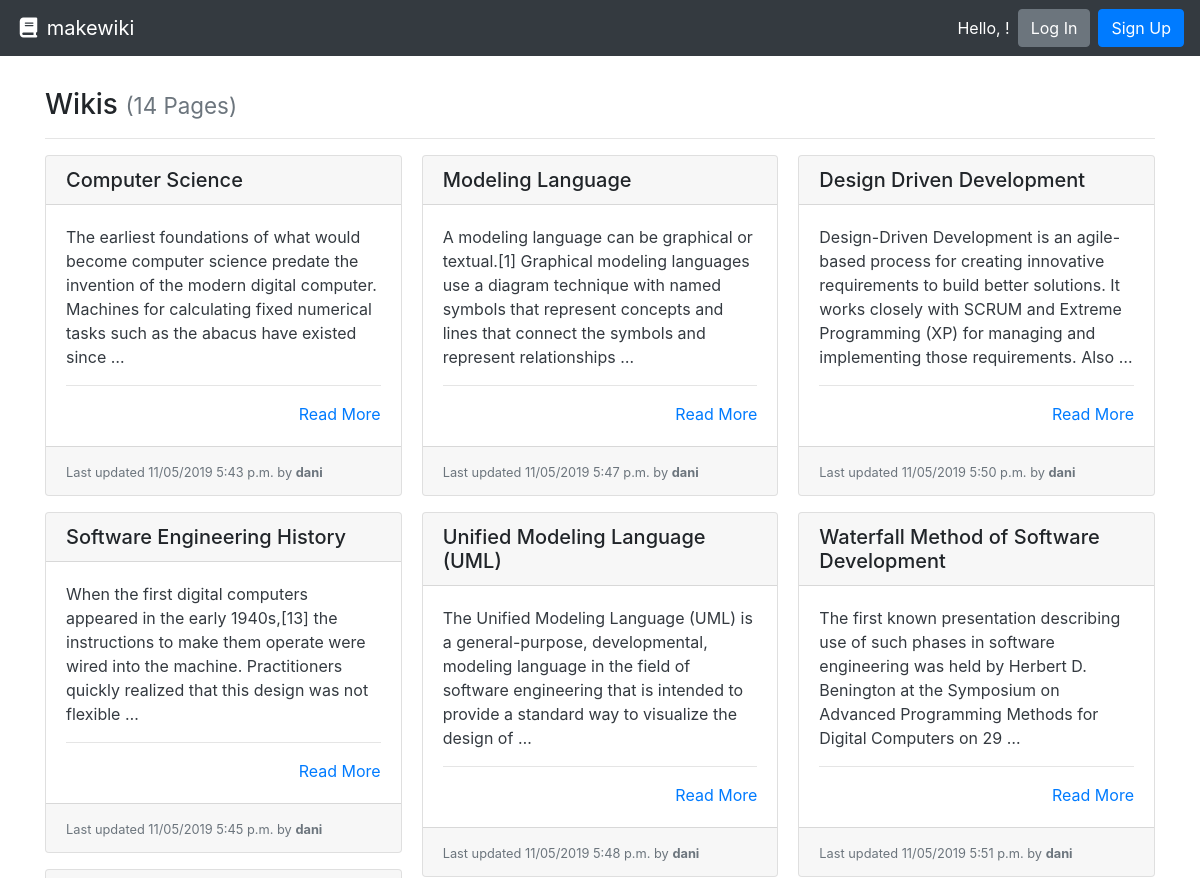
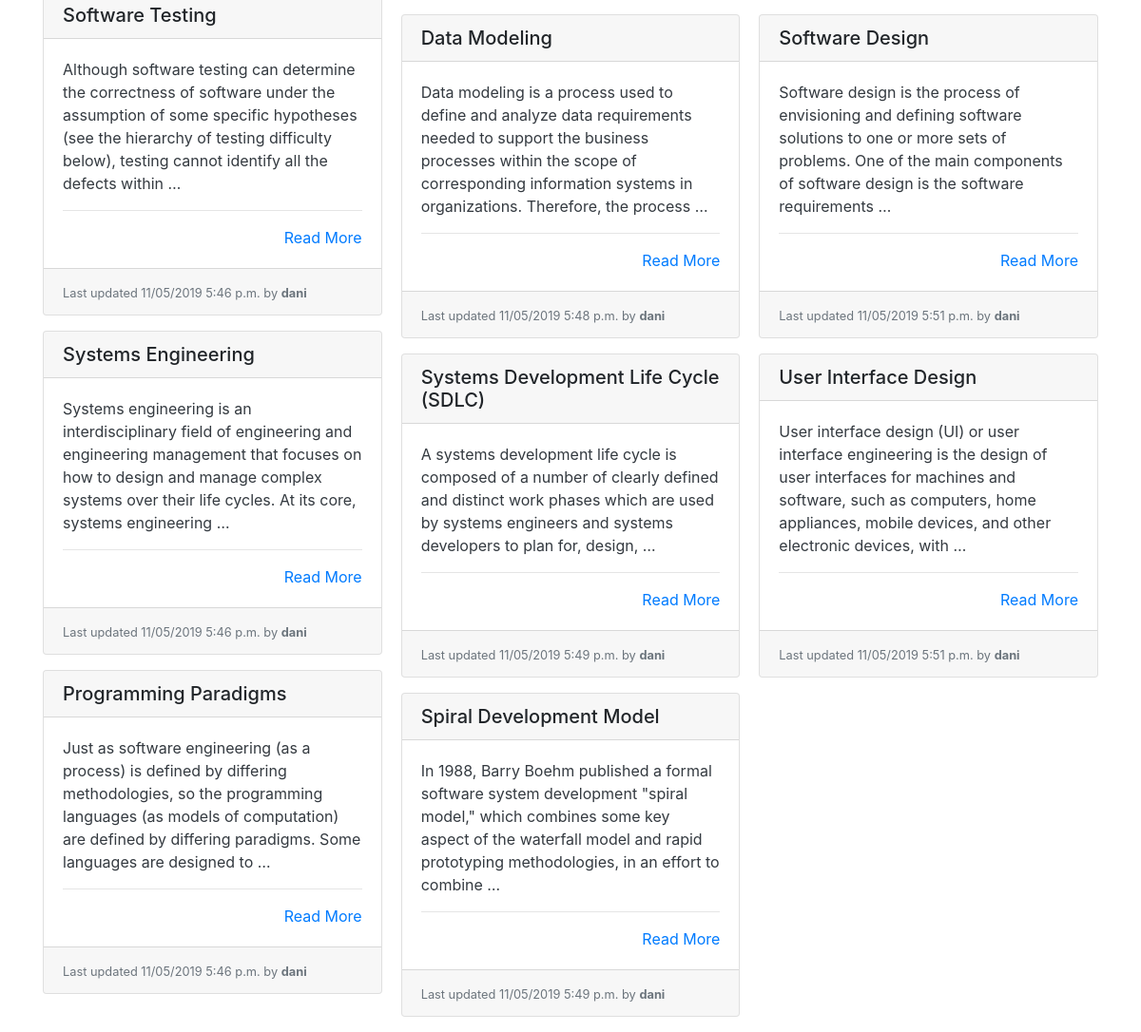
The app's page /, older data (2 pictures, top to bottom).
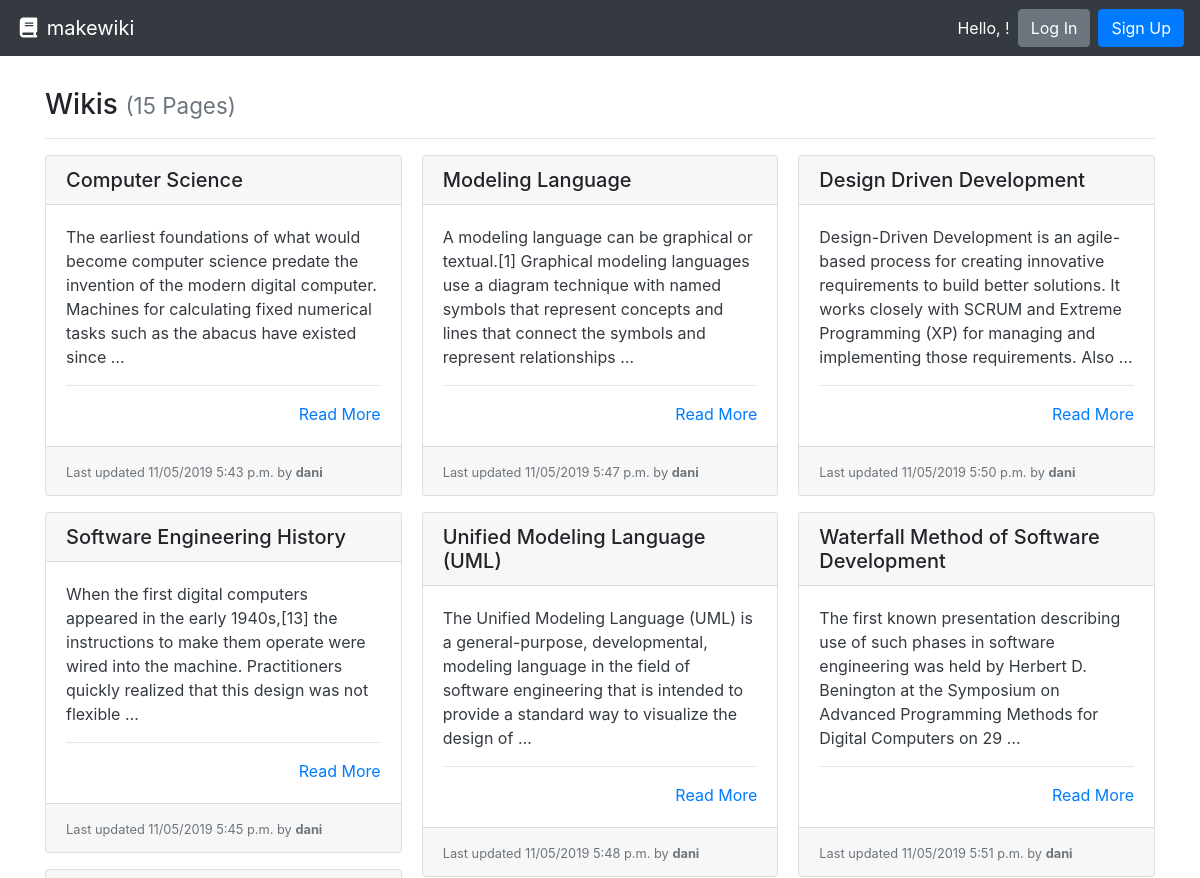
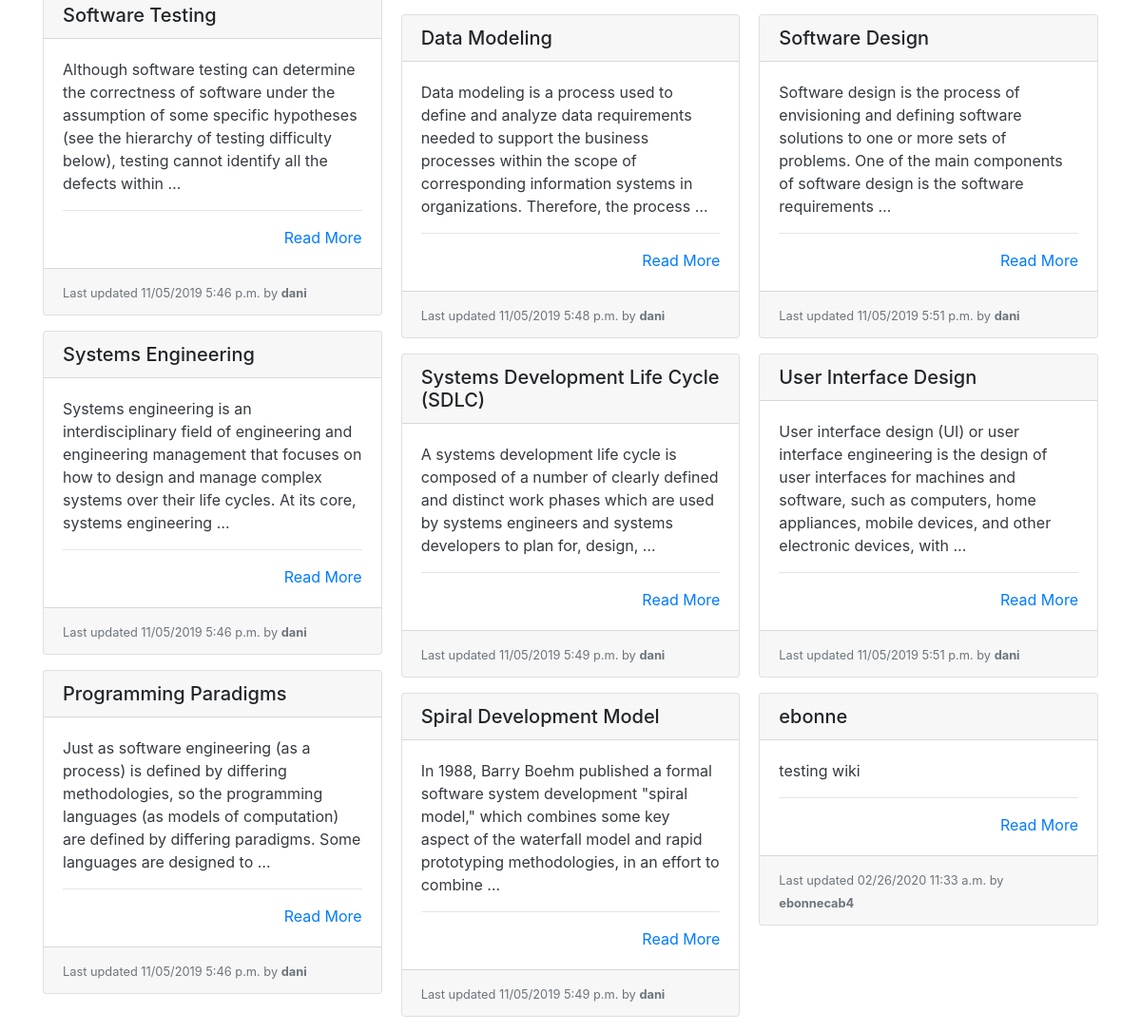
The same page, newer data (2 pictures, top to bottom).
### wiki/models.py (models this page shows, shortened)
class Page(models.Model):
    title = models.CharField(max_length=settings.WIKI_PAGE_TITLE_MAX_LENGTH, unique=True,
                             help_text="Title of your page.")
    author = models.ForeignKey(User, on_delete=models.PROTECT,
                               help_text="The user that posted this article.")
    slug = models.CharField(max_length=settings.WIKI_PAGE_TITLE_MAX_LENGTH, blank=True, editable=False,
                            help_text="Unique URL path to access this page. Generated by the system.")
    content = models.TextField(
        help_text="Write the content of your page here.")
    created = models.DateTimeField(auto_now_add=True,
                                   help_text="The date and time this page was created. Automatically generated when the model saves.")
    modified = models.DateTimeField(auto_now=True,
                                    help_text="The date and time this page was updated. Automatically generated when the model updates.")

### wiki/views.py (the view)
# urls.py: path('', PageListView.as_view(), name='wiki-list-page'),
class PageListView(ListView):
    model = Page
    def get(self, request):
        pages = self.get_queryset().all()
        return render(request, 'list.html', {
          'pages': pages
        })

### wiki/templates/list.html
{% extends "base.html" %}
{% block content %}
  <h3>Wikis {% if pages %}<small class="text-muted">({{ pages|length }} Page{{ pages|length|pluralize:"s" }})</small>{% endif %}</h3>
  <hr>
  {% if pages %}
    <div class="card-columns">
      {% for page in pages %}
        {% include "partials/card.html" %}
      {% endfor %}
    </div>
  {% else %}
    <div class="alert alert-primary" role="alert">No pages to display.</div>
  {% endif %}
{% endblock %}

### wiki/templates/partials/card.html
<div class="card mb-3">
  <h5 class="card-header ">{{ page.title }}</h5>
  <div class="card-body border-dark">
    <p class="card-text text-dark">
      {{ page.content|truncatewords_html:30 }}
      <hr>
      <div class="text-right"><a href="{% url 'wiki-details-page' page.slug %}" title="Read More">Read More</a></div>
  </div>
  <div class="card-footer">
    <small class="text-muted">Last updated {{ page.modified|date:"SHORT_DATETIME_FORMAT" }} by <b>{{ page.author.username }}</b></small>
  </div>
</div>

Row changes from the older to the newer data that the page shows:
added Page: title "ebonne", content "testing wiki", modified "02/26/2020 11:33 a.m.", author.username "ebonnecab4"
Text that changed along with them:
{{ pages|length }}: "14" → "15"
